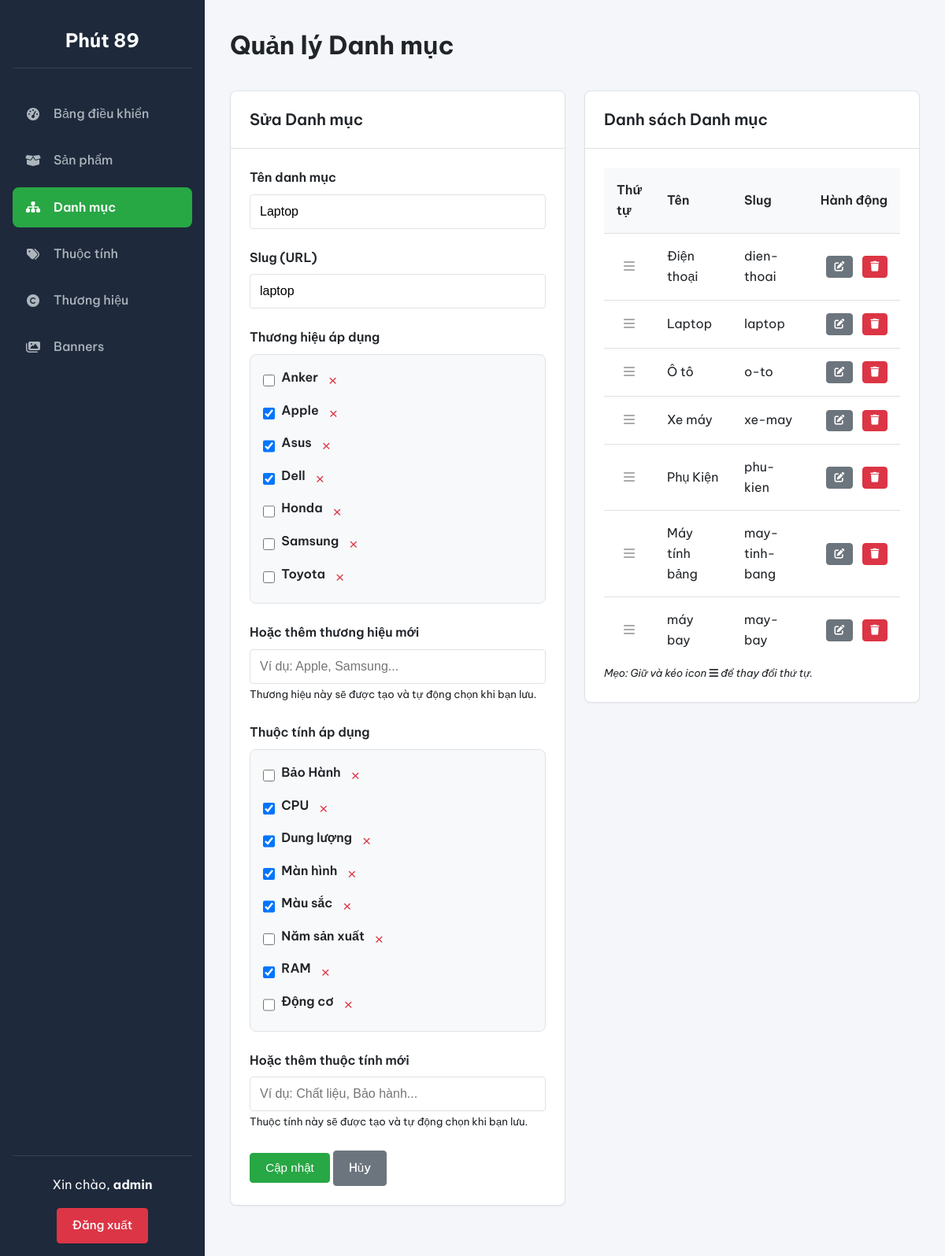
The page /admin/categories.php?id_edit=2 (signed in) on the database its author committed.
### tables this page shows
CREATE TABLE `danh_muc` (
  `id` int(11) NOT NULL,
  `ten_danh_muc` varchar(255) NOT NULL,
  `slug` varchar(255) NOT NULL,
  `is_active` tinyint(1) NOT NULL DEFAULT 1,
  `vi_tri` int(11) NOT NULL DEFAULT 0
);

CREATE TABLE `thuong_hieu` (
  `id` int(11) NOT NULL,
  `ten_thuong_hieu` varchar(255) NOT NULL,
  `slug` varchar(255) NOT NULL
);

CREATE TABLE `thuoc_tinh` (
  `id` int(11) NOT NULL,
  `ten_thuoc_tinh` varchar(255) NOT NULL
);

### includes/functions.php (called while the page is built, shortened)
<?php
function e($string)
{
    return htmlspecialchars($string ?? '', ENT_QUOTES, 'UTF-8');
}

### admin/categories.php (the view, shortened to what this page needs)
<?php
require_once __DIR__ . '/../includes/functions.php';
require_once 'includes/header.php';
$id_edit = (int)($_GET['id_edit'] ?? 0);
$category_edit = null;
$linked_brands = [];
$linked_attributes = [];
if ($id_edit > 0) {
    $stmt = $pdo->prepare("SELECT * FROM danh_muc WHERE id = ?");
    $stmt->execute([$id_edit]);
    $category_edit = $stmt->fetch();
    if ($category_edit) {
        $linked_brands = $pdo->query("SELECT thuong_hieu_id FROM danhmuc_thuonghieu WHERE danh_muc_id = $id_edit")->fetchAll(PDO::FETCH_COLUMN);
        $linked_attributes = $pdo->query("SELECT thuoc_tinh_id FROM danhmuc_thuoc_tinh WHERE danh_muc_id = $id_edit")->fetchAll(PDO::FETCH_COLUMN);
    }
}
$all_categories = $pdo->query("SELECT * FROM danh_muc ORDER BY vi_tri ASC")->fetchAll();
$all_brands = $pdo->query("SELECT id, ten_thuong_hieu FROM thuong_hieu ORDER BY ten_thuong_hieu")->fetchAll();
$all_attributes = $pdo->query("SELECT id, ten_thuoc_tinh FROM thuoc_tinh ORDER BY ten_thuoc_tinh")->fetchAll();
?>
<div class="form-grid" style="align-items: flex-start;">
    <div class="card">
        <div class="card-header">
            <h2 class="card-title"><?php echo $id_edit ? 'Sửa Danh mục' : 'Thêm Danh mục mới'; ?></h2>
        </div>
        <div class="card-body">
            <form id="category-form" action="categories.php" method="POST">
                <div class="form-group"><label for="name_for_slug">Tên danh mục</label><input type="text" class="form-control" name="ten_danh_muc" id="name_for_slug" value="<?php echo e($category_edit['ten_danh_muc'] ?? ''); ?>" required></div>
                <div class="form-group"><label for="slug">Slug (URL)</label><input type="text" class="form-control" name="slug" id="slug" value="<?php echo e($category_edit['slug'] ?? ''); ?>" required></div>
                <div class="form-group">
                    <label>Thương hiệu áp dụng</label>
                    <div class="form-group-checkbox-grid">
                        <?php foreach ($all_brands as $brand): ?>
                            <div class="checkbox-item-wrapper">
                                <input type="checkbox" name="brands[]" value="<?php echo $brand['id']; ?>" id="brand_<?php echo $brand['id']; ?>" <?php if (in_array($brand['id'], $linked_brands)) echo 'checked'; ?>>
                                <label for="brand_<?php echo $brand['id']; ?>"><?php echo e($brand['ten_thuong_hieu']); ?></label>
                                <button type="button" class="btn-delete-term" data-term-id="<?php echo $brand['id']; ?>" data-term-type="brand" data-term-name="<?php echo e($brand['ten_thuong_hieu']); ?>" title="Xóa vĩnh viễn thương hiệu này">&times;</button>
                            </div>
                        <?php endforeach; ?>
                    </div>
                </div>
                <div class="form-group">
                    <label for="new_brand_name">Hoặc thêm thương hiệu mới</label>
                    <input type="text" id="new_brand_name" name="new_brand_name" class="form-control" placeholder="Ví dụ: Apple, Samsung...">
                    <small>Thương hiệu này sẽ được tạo và tự động chọn khi bạn lưu.</small>
                </div>
                <div class="form-group">
                    <label>Thuộc tính áp dụng</label>
                    <div class="form-group-checkbox-grid">
                        <?php foreach ($all_attributes as $attribute): ?>
                            <div class="checkbox-item-wrapper">
                                <input type="checkbox" name="attributes[]" value="<?php echo $attribute['id']; ?>" id="attr_<?php echo $attribute['id']; ?>" <?php if (in_array($attribute['id'], $linked_attributes)) echo 'checked'; ?>>
                                <label for="attr_<?php echo $attribute['id']; ?>"><?php echo e($attribute['ten_thuoc_tinh']); ?></label>
                                <button type="button" class="btn-delete-term" data-term-id="<?php echo $attribute['id']; ?>" data-term-type="attribute" data-term-name="<?php echo e($attribute['ten_thuoc_tinh']); ?>" title="Xóa vĩnh viễn thuộc tính này">&times;</button>
                            </div>
                        <?php endforeach; ?>
                    </div>
                </div>
                <div class="form-group"><label for="new_attribute_name">Hoặc thêm thuộc tính mới</label><input type="text" id="new_attribute_name" name="new_attribute_name" class="form-control" placeholder="Ví dụ: Chất liệu, Bảo hành..."><small>Thuộc tính này sẽ được tạo và tự động chọn khi bạn lưu.</small></div>
                <button type="submit" class="btn btn-primary"><?php echo $id_edit ? 'Cập nhật' : 'Thêm mới'; ?></button>
                <?php if ($id_edit): ?><a href="categories.php" class="btn btn-secondary">Hủy</a><?php endif; ?>
            </form>
        </div>
    </div>
    <div class="card">
        <div class="card-header">
            <h2 class="card-title">Danh sách Danh mục</h2>
        </div>
        <div class="card-body">
            <table class="table-sortable">
                <thead>
                    <tr>
                        <th class="sort-handle-col">Thứ tự</th>
                        <th>Tên</th>
                        <th>Slug</th>
                        <th class="actions">Hành động</th>
                    </tr>
                </thead>
                <tbody id="sortable-categories">
                    <?php foreach ($all_categories as $cat): ?>
                        <tr data-id="<?php echo $cat['id']; ?>">
                            <td class="sort-handle"><i class="fas fa-bars"></i></td>
                            <td><?php echo e($cat['ten_danh_muc']); ?></td>
                            <td><?php echo e($cat['slug']); ?></td>
                            <td class="actions">
                                <a href="categories.php?id_edit=<?php echo $cat['id']; ?>" class="btn btn-secondary" title="Sửa"><i class="fas fa-edit"></i></a>
                                <a href="categories.php?action=delete&id=<?php echo $cat['id']; ?>" class="btn btn-danger" onclick="return confirm('Bạn có chắc chắn muốn xóa?');" title="Xóa"><i class="fas fa-trash"></i></a>
                            </td>
                        </tr>
                    <?php endforeach; ?>
                </tbody>
            </table>
            <p><small><i>Mẹo: Giữ và kéo icon <i class="fas fa-bars"></i> để thay đổi thứ tự.</i></small></p>
        </div>
    </div>
</div>
<?php require_once 'includes/footer.php'; ?>

### admin/assets/admin_style.css (style rules this page uses)
:root { --primary-color: #28a745; --primary-hover-color: #218838; --danger-color: #dc3545; --danger-hover-color: #c82333; --secondary-color: #6c757d; --text-dark: #212529; --text-light: #f8f9fa; --text-muted: #6c757d; --bg-dark-sidebar: #1e293b; --bg-light-content: #f4f6f9; --bg-white: #ffffff; --border-color: #dee2e6; --font-family-sans-serif: "Be Vietnam Pro", sans-serif; --radius-sm: 0.25rem; --radius-md: 0.5rem; --shadow-sm: 0 1px 2px 0 rgb(0 0 0 / 0.05); --shadow-md: 0 4px 6px -1px rgb(0 0 0 / 0.1), 0 2px 4px -2px rgb(0 0 0 / 0.1); --transition: all 0.2s ease-in-out; }
* { box-sizing: border-box; margin: 0; padding: 0; }
a { text-decoration: none; color: inherit; }
body { font-family: var(--font-family-sans-serif); background-color: var(--bg-light-content); color: var(--text-dark); font-size: 16px; line-height: 1.6; }
.card { background: var(--bg-white); border: 1px solid var(--border-color); border-radius: var(--radius-md); margin-bottom: 2rem; box-shadow: var(--shadow-sm); }
.card-header { padding: 1.25rem 1.5rem; border-bottom: 1px solid var(--border-color); display: flex; justify-content: space-between; align-items: center; }
.card-title { font-size: 1.25rem; font-weight: 600; }
.card-body { padding: 1.5rem; }
.btn { padding: 0.6rem 1.2rem; border: 1px solid transparent; border-radius: var(--radius-sm); font-size: 0.95rem; font-weight: 500; cursor: pointer; text-decoration: none; display: inline-flex; align-items: center; gap: 0.5rem; transition: var(--transition); }
.btn-primary { background-color: var(--primary-color); border-color: var(--primary-color); color: #fff; }
.btn-danger { background-color: var(--danger-color); border-color: var(--danger-color); color: #fff; }
.btn-secondary { background-color: var(--secondary-color); border-color: var(--secondary-color); color: #fff; }
table { width: 100%; border-collapse: collapse; }
table th, table td { padding: 1rem; text-align: left; border-bottom: 1px solid var(--border-color); vertical-align: middle; }
table th { font-weight: 600; background-color: #f8f9fa; color: var(--text-dark); }
table tr:last-child td { border-bottom: none; }
table .actions { text-align: right; white-space: nowrap; }
table .actions a, table .actions button { margin-left: 0.5rem; padding: 0.4rem 0.6rem; font-size: 0.8rem; }
.form-group { margin-bottom: 1.5rem; }
.form-group label { display: block; font-weight: 600; margin-bottom: 0.5rem; }
.form-control { width: 100%; padding: 0.75rem; font-size: 1rem; border: 1px solid var(--border-color); border-radius: var(--radius-sm); transition: var(--transition); }
.form-grid { display: grid; grid-template-columns: repeat(auto-fit, minmax(250px, 1fr)); gap: 1.5rem; }
.form-group-checkbox-grid { display: grid; grid-template-columns: repeat(auto-fit, minmax(200px, 1fr)); gap: 0.5rem 1rem; background-color: #f8f9fa; padding: 1rem; border-radius: var(--radius-md); border: 1px solid var(--border-color); }
.form-group-checkbox-grid > div { display: flex; align-items: center; gap: 0.5rem; }
input[type="checkbox"], input[type="radio"] { width: 1.15em; height: 1.15em; cursor: pointer; }

### admin/categories.php (style rules this page uses)
.sort-handle { cursor: grab; text-align: center; width: 40px; color: #aaa; }
.sort-handle-col { width: 40px; }
.checkbox-item-wrapper { display: flex; align-items: center; gap: 5px; }
.btn-delete-term { background: none; border: none; color: #dc3545; cursor: pointer; font-size: 1.2rem; line-height: 1; padding: 0 5px; display: inline-flex; align-items: center; justify-content: center; border-radius: 50%; }

### rows shown on the page
danh_muc: ten_danh_muc "Laptop", slug "laptop"
thuong_hieu: ten_thuong_hieu "Anker"
thuong_hieu: id "☑", ten_thuong_hieu "Apple"
thuong_hieu: id "☑", ten_thuong_hieu "Asus"
thuong_hieu: id "☑", ten_thuong_hieu "Dell"
thuong_hieu: ten_thuong_hieu "Honda"
thuong_hieu: ten_thuong_hieu "Samsung"
thuong_hieu: ten_thuong_hieu "Toyota"
thuoc_tinh: ten_thuoc_tinh "Bảo Hành"
thuoc_tinh: id "☑", ten_thuoc_tinh "CPU"
thuoc_tinh: id "☑", ten_thuoc_tinh "Dung lượng"
thuoc_tinh: id "☑", ten_thuoc_tinh "Màn hình"
thuoc_tinh: id "☑", ten_thuoc_tinh "Màu sắc"
thuoc_tinh: ten_thuoc_tinh "Năm sản xuất"
thuoc_tinh: id "☑", ten_thuoc_tinh "RAM"
thuoc_tinh: ten_thuoc_tinh "Động cơ"
danh_muc: ten_danh_muc "Điện thoại", slug "dien-thoai"
danh_muc: ten_danh_muc "Ô tô", slug "o-to"
danh_muc: ten_danh_muc "Xe máy", slug "xe-may"
danh_muc: ten_danh_muc "Phụ Kiện", slug "phu-kien"
danh_muc: ten_danh_muc "Máy tính bảng", slug "may-tinh-bang"
danh_muc: ten_danh_muc "máy bay", slug "may-bay"

### other values the page prints
SITE_NAME "Phút 89"
$_SESSION['admin_username'] "admin"
$page_title "Quản lý Danh mục"
